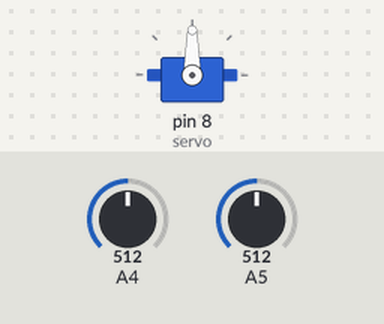
This sketch was run on a simulated Arduino Uno, built with avr-gcc and run on an emulated ATmega328P. Parts: servo. Inputs (shaded band) come from the test bench; at power-on: A4 = 512, A5 = 512. What the sketch prints to the serial monitor is not drawn.

Above: at 1.2 s.
1.3 s: A4 set to 0
At 2.3 s:
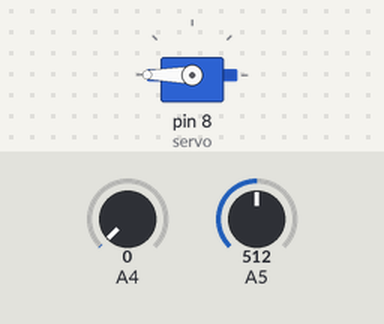
3.2 s: A4 set to 122
At 4.0 s:
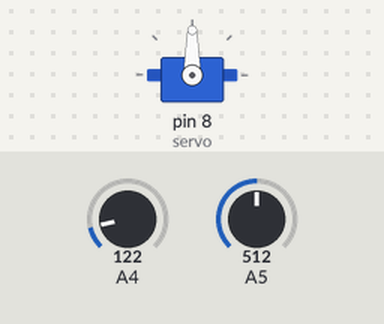
4.7 s: A5 set to 0
At 6.2 s:
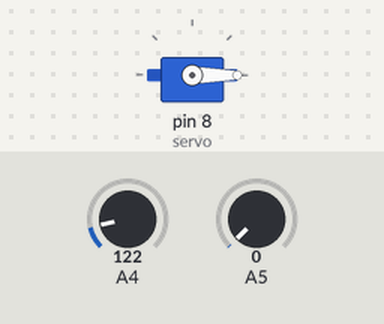
6.5 s: A4 set to 0
At 6.96 s:
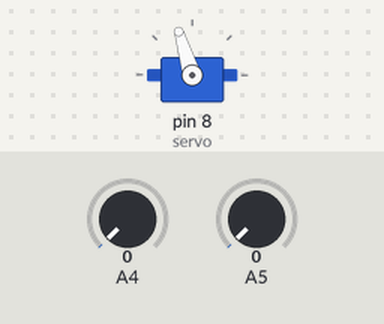
8.8 s: A4 set to 190
At 8.95 s:
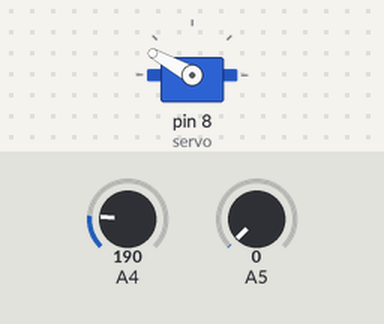
11.1 s: A5 set to 122
At 12.5 s:
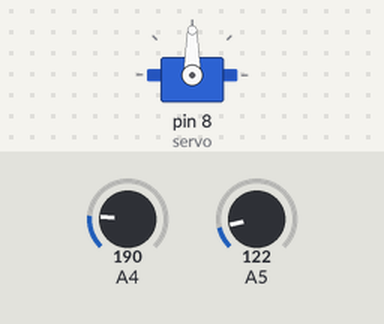
Timing chart, 0 to 13.6 s (numbered marks = the images above; inputs shaded):
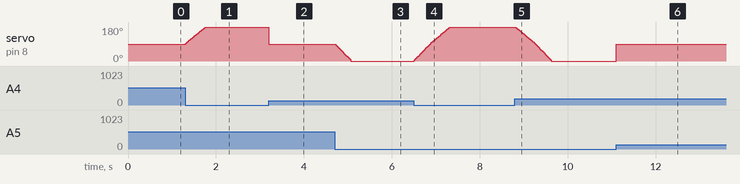

Measured:
- after the input at 1.3 s, servo on pin 8 (servo): moves from 90° to 180° over 0.45 s, starting at once
- after the input at 3.2 s, servo on pin 8 (servo): 180° → 90° at once
- after the input at 4.7 s, servo on pin 8 (servo): moves from 90° to 0° over 0.36 s, starting at once
- after the input at 6.5 s, servo on pin 8 (servo): moves from 0° to 180° over 0.82 s, starting at once
- after the input at 8.8 s, servo on pin 8 (servo): moves from 180° to 0° over 0.82 s, starting at once
- after the input at 11.1 s, servo on pin 8 (servo): 0° → 90° at once

The sketch:

boatCode.ino
```cpp
#include <Servo.h>
const String input1 = "A4";
const String input2 = "A5";
const int servo = 8;
int servoAngle = 90;
Servo myServo;

void setup() {
  pinMode(A4, INPUT);
  pinMode(A5, INPUT);
  myServo.attach(servo);
  myServo.write(90);
  Serial.begin(9600);
}

void loop() {
  int stateButton1 = analogRead(A4);
  int stateButton2 = analogRead(A5);
  if (stateButton1 == 0){
    if (myServo.read()<180){
      myServo.write(myServo.read()+1);
    }
  }else if(stateButton2 == 0){
    if (myServo.read()>0){
      myServo.write(myServo.read()-1);
    }
  }else if (myServo.read()!=90){
      myServo.write(90);
  }
  Serial.println(myServo.read());
}
```
